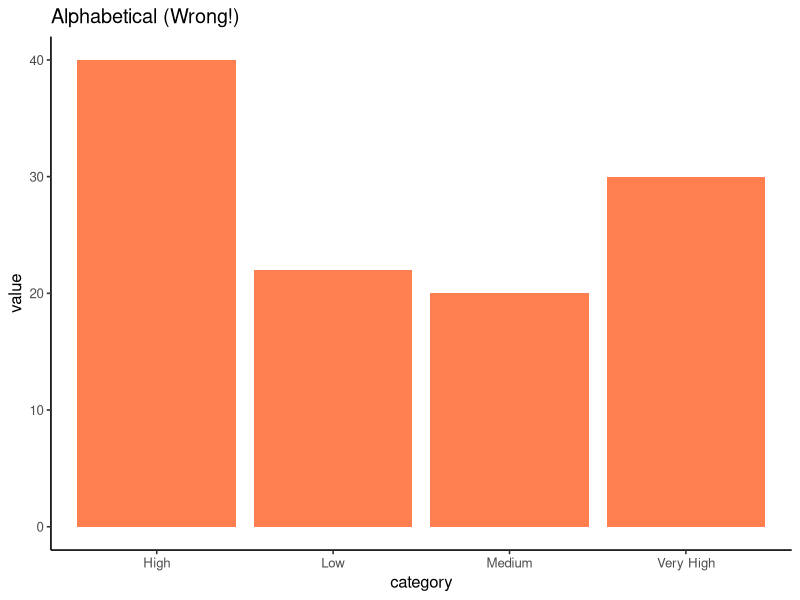
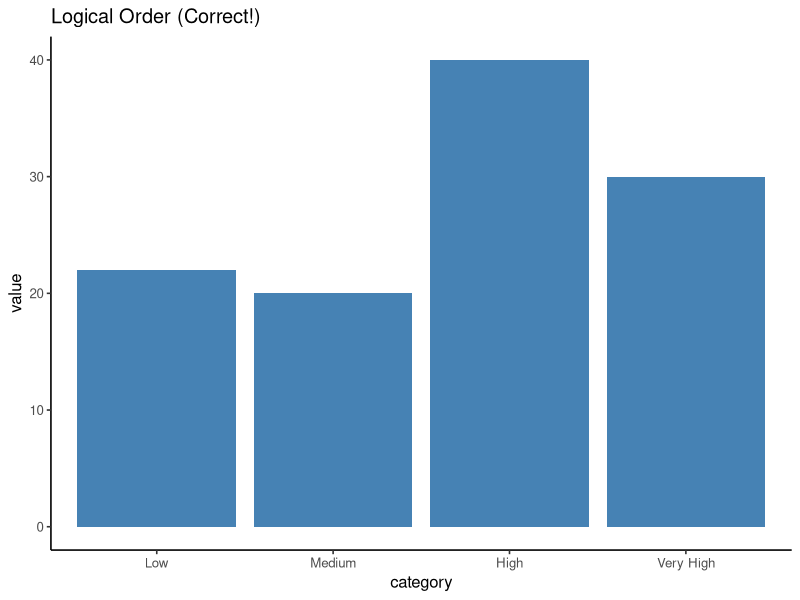
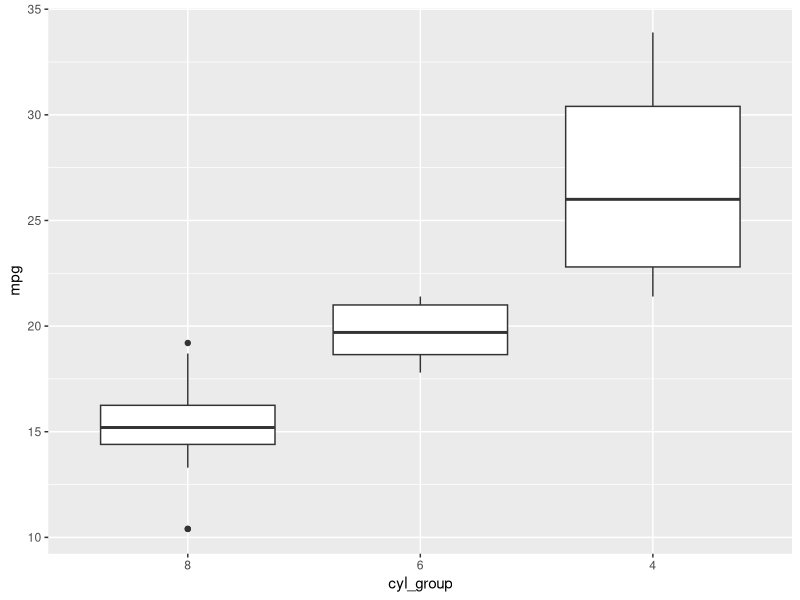
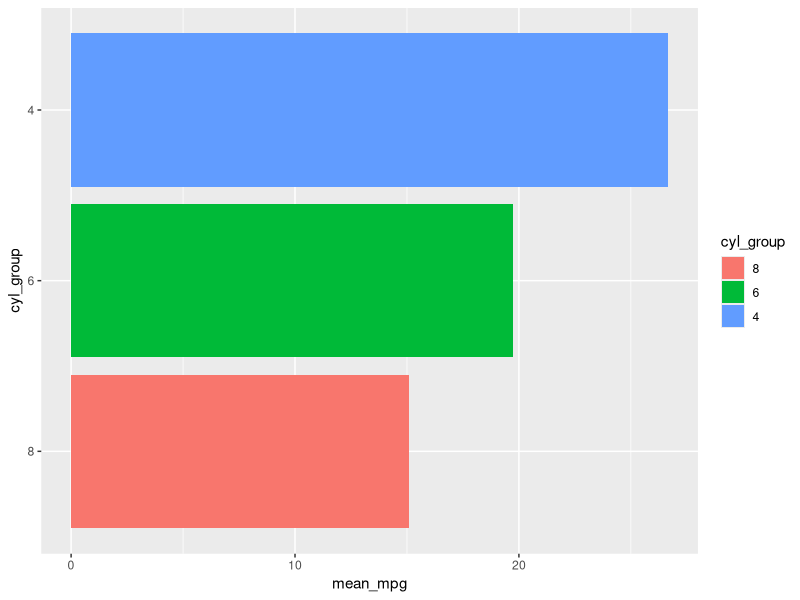
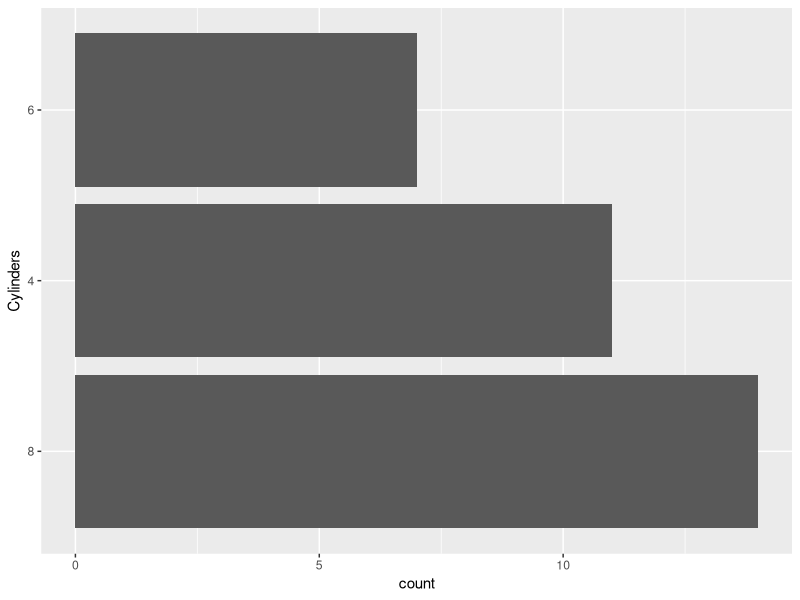
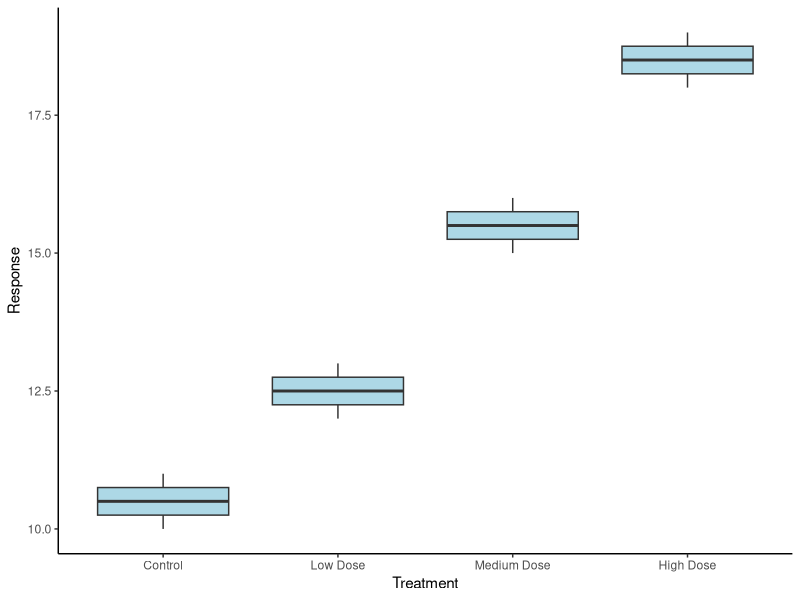
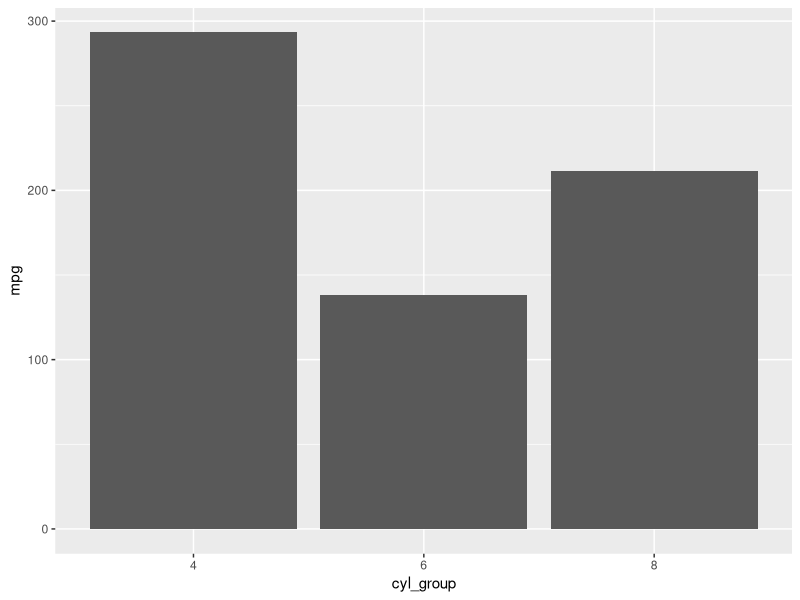
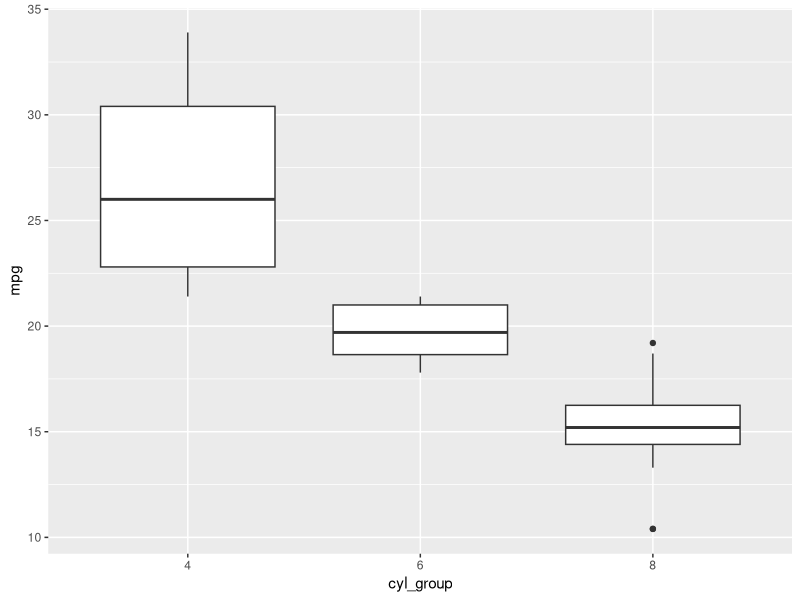

Here is the R script that generated these plots, in order: (Note: this script raises an error after producing the figures.)
## ---- chunk 1
#| label: setup-factors
#| echo: false
#| eval: true
#| message: false

library(ggplot2)
library(dplyr)
library(forcats)
## ---- chunk 2
#| label: factors-problem-alphabetical
#| echo: true
#| eval: true
#| fig-width: 5
#| fig-height: 4

library(ggplot2)

# Create data with logical categories
category_df <- data.frame(
  category = c("Low", "Medium", "High", "Very High", "Low", "High"),
  value = c(10, 20, 15, 30, 12, 25)
)

# R defaults to alphabetical!
ggplot(category_df, aes(x = category, y = value)) +
  geom_col(fill = "coral") +
  theme_classic(base_size = 12) +
  labs(title = "Alphabetical (Wrong!)")
## ---- chunk 3
#| label: factors-solution-ordered
#| echo: true
#| eval: true
#| fig-width: 5
#| fig-height: 4

# Specify levels explicitly
category_df$category <- factor(category_df$category,
                       levels = c("Low", "Medium", "High", "Very High"))

# Now plots use logical order!
ggplot(category_df, aes(x = category, y = value)) +
  geom_col(fill = "steelblue") +
  theme_classic(base_size = 12) +
  labs(title = "Logical Order (Correct!)")
## ---- chunk 4
#| label: factors-forcats-intro
#| echo: true
#| eval: true

library(forcats)

# Reorder by another variable (e.g., median)
mtcars %>%
  mutate(cyl_group = fct_reorder(factor(cyl), mpg, .fun = median)) %>%
  ggplot(aes(cyl_group, mpg)) +
  geom_boxplot()

# Boxplots now ordered by median value!
## ---- chunk 5
#| label: factors-fct-reorder
#| echo: true
#| eval: true

# Order categories by mean of values
mtcars %>%
  mutate(cyl_group = factor(cyl)) %>%
  group_by(cyl_group) %>%
  summarise(mean_mpg = mean(mpg)) %>%
  ungroup() %>%
  mutate(cyl_group = fct_reorder(cyl_group, mean_mpg, mean)) %>%
  ggplot(aes(x = cyl_group, y = mean_mpg, fill = cyl_group)) +
  geom_col() +
  coord_flip()  # Horizontal bars easier to read
## ---- chunk 6
#| label: factors-fct-infreq
#| echo: true
#| eval: true

# Order by how common each level is
ggplot(mtcars, aes(x = fct_infreq(factor(cyl)))) +
  geom_bar() +
  labs(x = "Cylinders") +
  coord_flip()

# Most common category first!
## ---- chunk 7
#| label: factors-fct-inorder
#| echo: true
#| eval: true
#| fig-width: 8
#| fig-height: 5

# Create data with specific order
treatment_data <- data.frame(
  treatment = c("Control", "Low Dose", "Medium Dose", "High Dose",
                "Control", "Low Dose", "Medium Dose", "High Dose"),
  response = c(10, 12, 15, 18, 11, 13, 16, 19)
)

# Keep order as they appear in data (not alphabetical!)
ggplot(treatment_data,
       aes(x = fct_inorder(treatment), y = response)) +
  geom_boxplot(fill = "lightblue") +
  labs(x = "Treatment", y = "Response") +
  theme_classic()

# Order: Control, Low Dose, Medium Dose, High Dose
## ---- chunk 8
#| label: factors-fct-rev
#| echo: true
#| eval: true

# Sometimes you want reverse order
mtcars %>%
  mutate(cyl_group = fct_reorder(factor(cyl), mpg) %>% fct_rev()) %>%
  ggplot(aes(x = cyl_group, y = mpg)) +
  geom_col()

# Now highest values first instead of last
## ---- chunk 9
#| label: factors-fct-relevel
#| echo: true
#| eval: true

# Move "4" to front for cylinders
mtcars %>%
  mutate(cyl_group = fct_relevel(factor(cyl), "4")) %>%
  ggplot(aes(cyl_group, mpg)) +
  geom_boxplot()

# 4-cylinder always shown first
## ---- chunk 10
#| label: factors-ordered-bar
#| echo: true
#| eval: true

# Calculate summary statistics
summary_data <- mtcars %>%
  mutate(cyl_group = factor(cyl)) %>%
  group_by(cyl_group) %>%
  summarise(mean_mpg = mean(mpg), .groups = "drop")

# Plot with bars ordered by height
ggplot(summary_data,
       aes(x = fct_reorder(cyl_group, mean_mpg), y = mean_mpg)) +
  geom_col(fill = "steelblue") +
  coord_flip() +  # Horizontal bars
  labs(x = "Cylinders", y = "Mean MPG") +
  theme_minimal()
## ---- chunk 11
#| label: factors-time-ordering
#| echo: true
#| eval: true

# Create data with months
month_data <- data.frame(
  month = c("Jan", "Feb", "Mar", "Apr", "May", "Jun"),
  value = c(10, 15, 12, 18, 20, 17)
)

# Months in calendar order (not alphabetical!)
months <- c("Jan", "Feb", "Mar", "Apr", "May", "Jun",
            "Jul", "Aug", "Sep", "Oct", "Nov", "Dec")

month_data$month <- factor(month_data$month, levels = months)

# Now plots show Jan, Feb, Mar... not alphabetical!
ggplot(month_data, aes(month, value)) +
  geom_line(group = 1)
## ---- chunk 12
#| label: factors-legend-ordering
#| echo: true
#| eval: true

# Order legend by maximum mpg of each cylinder group
mtcars$cyl_group <- factor(mtcars$cyl)
ggplot(mtcars, aes(x = wt,
                 y = mpg,
                 color = fct_reorder(cyl_group, mpg, max, .desc = TRUE))) +
  geom_point(size = 2) +
  labs(color = "Cylinders") +
  theme_minimal()

# Legend now shows groups in order of importance!
## ---- chunk 13
#| label: factors-facet-ordering
#| echo: true
#| eval: true

# Order facets by median mpg for each cylinder
mtcars %>%
  mutate(cyl_group = fct_reorder(factor(cyl), mpg, median)) %>%
  ggplot(aes(x = factor(cyl), y = mpg)) +
  geom_boxplot() +
  facet_wrap(~cyl_group) +
  theme_minimal()

# Facet panels in meaningful order!
## ---- chunk 14
#| label: factors-cheatsheet
#| echo: true
#| eval: true

library(forcats)

fct_reorder(f, x, fun)   # Order by another variable
fct_infreq(f)            # Order by frequency
fct_rev(f)               # Reverse current order
fct_relevel(f, "A", "B") # Move specific levels to front
fct_recode(f, new = "old") # Rename levels
fct_lump_n(f, n = 5)     # Keep top n, lump others as "Other"
fct_explicit_na(f)       # Make NA a visible level
## ---- chunk 15
#| label: factors-survey-example
#| echo: true
#| eval: true

# Likert scale survey responses
set.seed(42)
survey <- data.frame(
  response = sample(c("Strongly Disagree", "Disagree", "Neutral",
                     "Agree", "Strongly Agree"), 100, replace = TRUE)
)

# Set logical order
survey$response <- factor(survey$response,
  levels = c("Strongly Disagree", "Disagree", "Neutral",
             "Agree", "Strongly Agree"))

# Plot with correct order
ggplot(survey, aes(x = response)) +
  geom_bar(fill = "steelblue") +
  coord_flip() +
  theme_minimal()
## ---- chunk 16
#| label: factors-treatment-example
#| echo: true
#| eval: true

library(forcats)

# Clinical trial data simulation
set.seed(123)
clinical <- data.frame(
  treatment = rep(c("Placebo", "Low Dose", "Medium Dose", "High Dose"), each = 25),
  response = rnorm(100, mean = rep(c(10, 12, 15, 18), each = 25), sd = 3)
)

# Ensure logical ordering
clinical$treatment <- factor(clinical$treatment,
  levels = c("Placebo", "Low Dose", "Medium Dose", "High Dose"))

# Boxplots in dose order
ggplot(clinical, aes(treatment, response)) +
  geom_boxplot(fill = "lightblue") +
  theme_classic()
## ---- chunk 17
#| label: factors-combining
#| echo: true
#| eval: true

# Combine multiple forcats functions
mtcars %>%
  mutate(
    # 1. Convert to factor
    cyl_group = factor(cyl),
    # 2. Order by frequency
    cyl_group = fct_infreq(cyl_group),
    # 3. Reverse so most common at top
    cyl_group = fct_rev(cyl_group)
  ) %>%
  ggplot(aes(cyl_group)) +
  geom_bar()
## ---- chunk 18
#| label: factors-before
#| echo: true
#| eval: true
#| fig-width: 5
#| fig-height: 4

# Before: alphabetical order
ggplot(msleep %>% filter(!is.na(vore)),
  aes(x = vore,
      y = sleep_total)) +
  geom_boxplot(fill = "coral") +
  theme_classic(base_size = 10) +
  labs(title = "Before: Alphabetical",
       x = "Diet Type", y = "Sleep (hours)")

# Order: carni, herbi, insecti, omni
# Meaningless!
## ---- chunk 19
#| label: factors-after
#| echo: true
#| eval: true
#| fig-width: 5
#| fig-height: 4

library(forcats)
# After: ordered by median sleep
ggplot(msleep %>% filter(!is.na(vore)),
  aes(x = fct_reorder(vore,
           sleep_total,
           median,
           na.rm = TRUE),
      y = sleep_total)) +
  geom_boxplot(fill = "steelblue") +
  theme_classic(base_size = 10) +
  labs(title = "After: Ordered by Median",
       x = "Diet Type", y = "Sleep (hours)")

# Ordered by sleep time - logical!
## ---- chunk 20
#| label: factors-pattern-sorted-bar
#| echo: true
#| eval: true

mtcars %>%
  count(cyl) %>%
  ggplot(aes(x = fct_reorder(as.character(cyl), n), y = n)) +
  geom_col() +
  coord_flip()
## ---- chunk 21
#| label: factors-pattern-control
#| echo: true
#| eval: true

mtcars %>%
  mutate(group = fct_relevel(factor(cyl), "4")) %>%
  ggplot(aes(group, mpg)) +
  geom_boxplot()
## ---- chunk 22
#| label: factors-pattern-chrono
#| echo: true
#| eval: true

mtcars %>%
  mutate(cyl_group = fct_reorder(factor(cyl), cyl)) %>%
  ggplot(aes(wt, mpg)) +
  geom_point() +
  facet_wrap(~cyl_group)
## ---- chunk 23
#| label: factors-debugging
#| echo: true
#| eval: true

# Check current levels
levels(mtcars$cyl)

# Check level order
factor(mtcars$cyl) %>% levels()

# See factor structure
str(factor(mtcars$cyl))

# Convert to character if needed
mtcars$cyl_char <- as.character(mtcars$cyl)
## ---- chunk 24
#| label: factors-complete-example
#| echo: true
#| eval: true

library(ggplot2)
library(dplyr)
library(forcats)

# Create simulated gene expression data by tissue type
set.seed(123)
expr_data <- data.frame(
  tissue = rep(c("Brain", "Heart", "Liver", "Lung", "Kidney"), each = 50),
  expression = c(rnorm(50, 100, 15), rnorm(50, 50, 10),
                 rnorm(50, 200, 30), rnorm(50, 75, 12),
                 rnorm(50, 150, 20))
)

# Plot with tissues ordered by median expression
expr_data %>%
  mutate(tissue = fct_reorder(tissue, expression, median)) %>%
  ggplot(aes(x = tissue, y = expression, fill = tissue)) +
  geom_boxplot(show.legend = FALSE) +
  scale_fill_brewer(palette = "Set2") +
  theme_classic(base_size = 14) +
  labs(x = "Tissue Type",
       y = "Expression Level",
       title = "Gene Expression by Tissue")

# Tissues ordered by median expression level!
